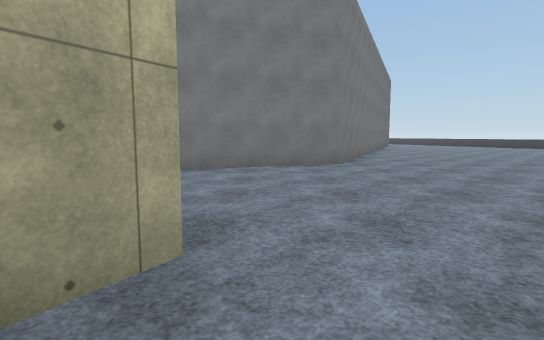
view 1 (above)

22 first-person views from a walk through a Unity game level. The camera is 1.3 m above the floor, tilts 6° down and sees 80° across. The floor is counted in squares, 2 m on a side. Each view is taken from the middle of a square. On the plan, view 1 faces up. The plan holds only what a view shows up to about 10 squares ahead; the rest is blank. The place goes on beyond the plan. Surface patterns are stand-ins for the level's own textures.

view 2
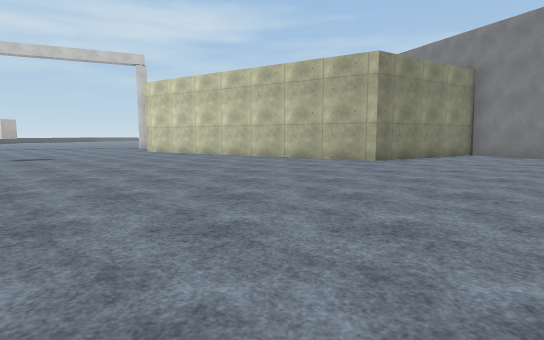

view 3
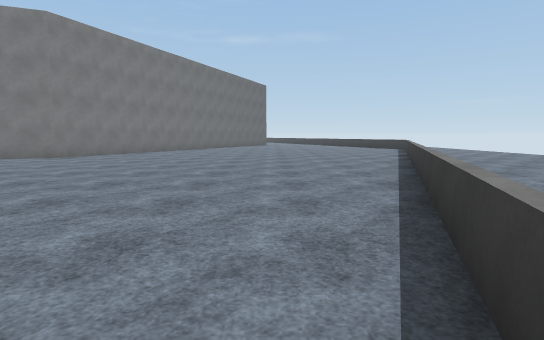

view 4
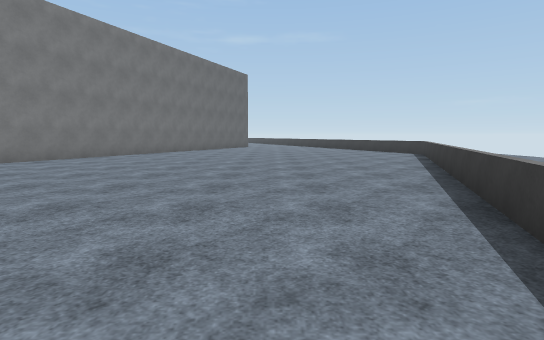

view 5
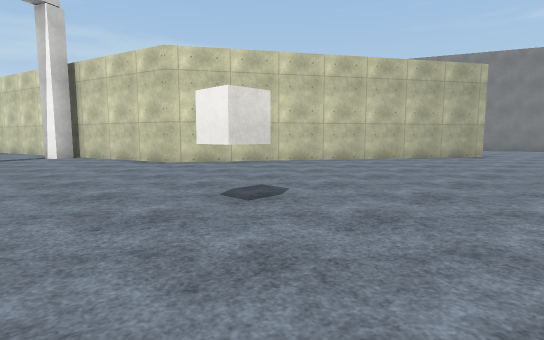

view 6
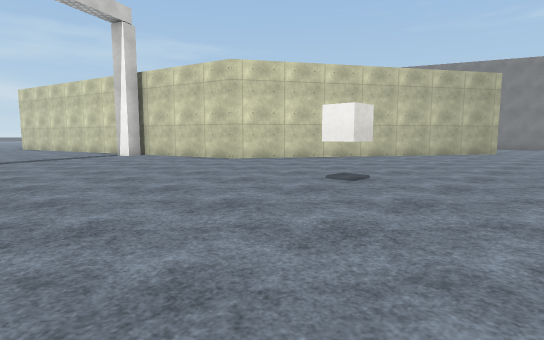

view 7
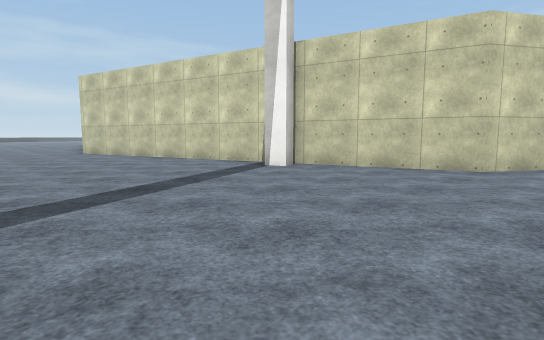

view 8
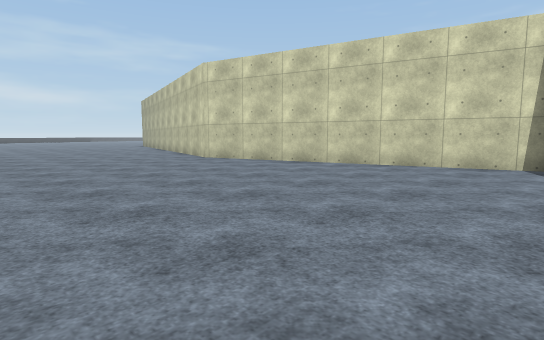

view 9
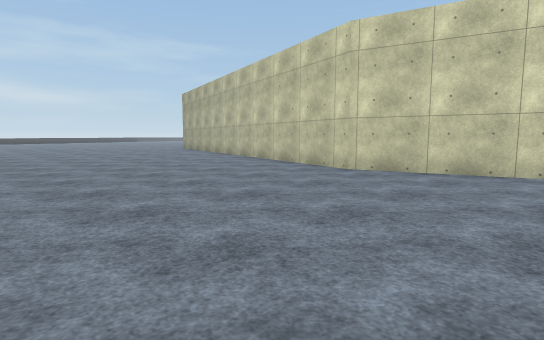

view 10
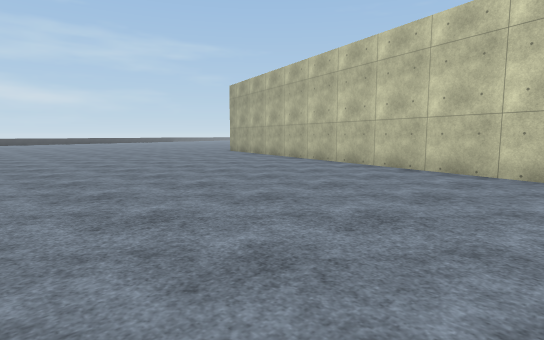

view 11
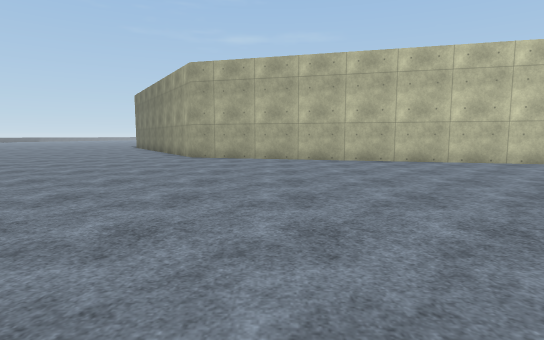

view 12
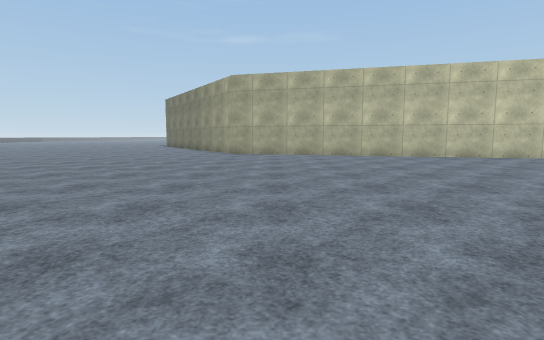

view 13
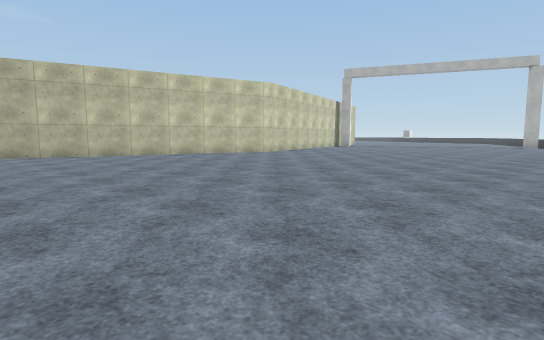

view 14
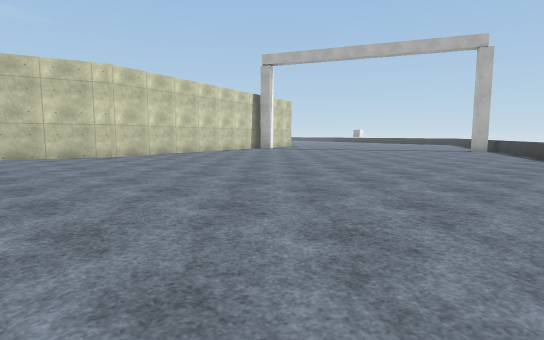

view 15
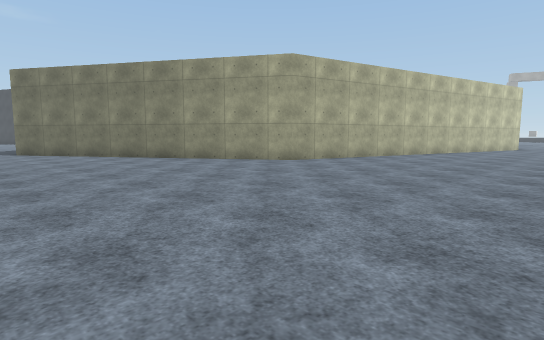

view 16
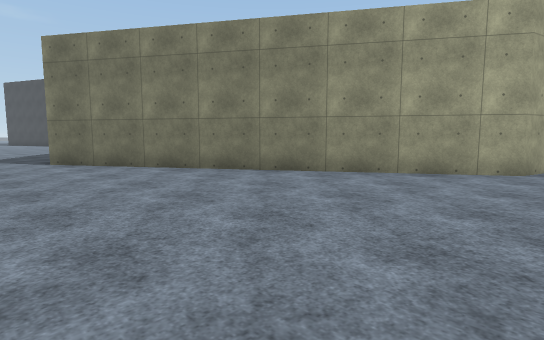

view 17
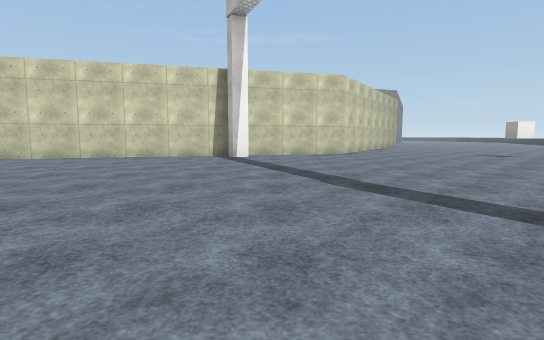

view 18
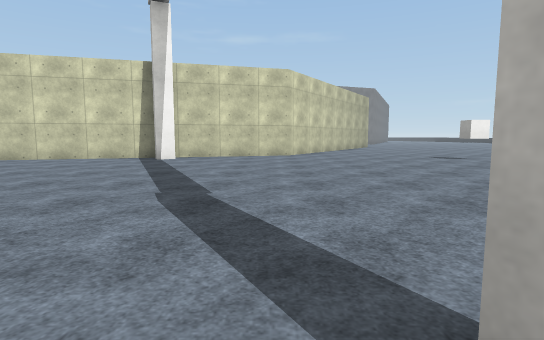

view 19
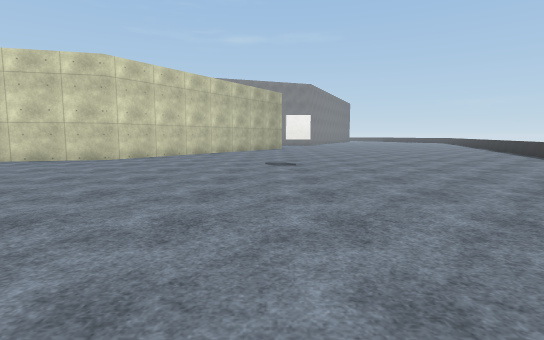

view 20
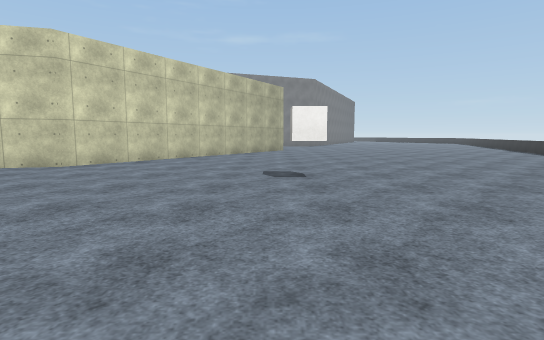

view 21
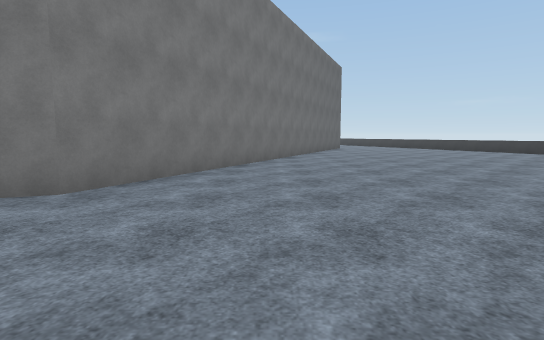

view 22
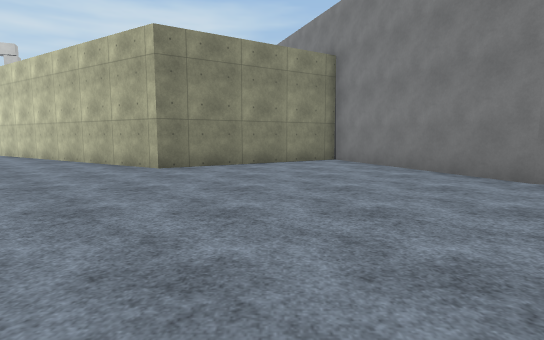

### Floor plan
Points are (right, up) in squares from view 1. A wall is a line through its corners. A room is listed if a view was taken in it or the views show most of it. See-through windows are left out.
Room 1 (views 1, 2, 3, 4, 5, 6, 7, 8, 9, 10, 11, 12, 13, 14, 15, 16, 17, 18, 19, 20, 21, 22)
walls: (-9, -7.3) (-8.7, -7.8) (-9.2, -8) (-9.4, -7.6); (3.9, 12.6) (1.7, 7.6) (-3, 5.7) (-0.5, 1.7) (-5.4, -6.2) (-17.4, -9.5) (-29.4, -6.2) (-34.4, 1.7)
low walls: (-9.4, -19) (-8.2, -18.5); (8.6, -1.3) (13.3, 10.8)
ways out: opening at (-35.5, 0.5); opening at (6.6, -7.2); opening at (10, 3)

Positions as (right, up) in squares from view 1, and headings:
1: (0, 0), facing up
2: (8, -1), facing left
3: (8, -2), facing up
4: (9, 2), facing up
5: (2, -10), facing up-left
6: (2, -12), facing up-left
7: (-4, -13), facing up-left
8: (-9, -15), facing up-left
9: (-14, -15), facing up-left
10: (-18, -15), facing up-left
11: (-27, -16), facing up
12: (-28, -18), facing up
13: (-27, -19), facing up-right
14: (-21, -20), facing up-right
15: (-36, -12), facing up-right
16: (-36, -7), facing up-right
17: (-8, -18), facing up
18: (-6, -17), facing up
19: (-1, -15), facing up
20: (-1, -13), facing up
21: (4, 4), facing up
22: (6, 4), facing left
